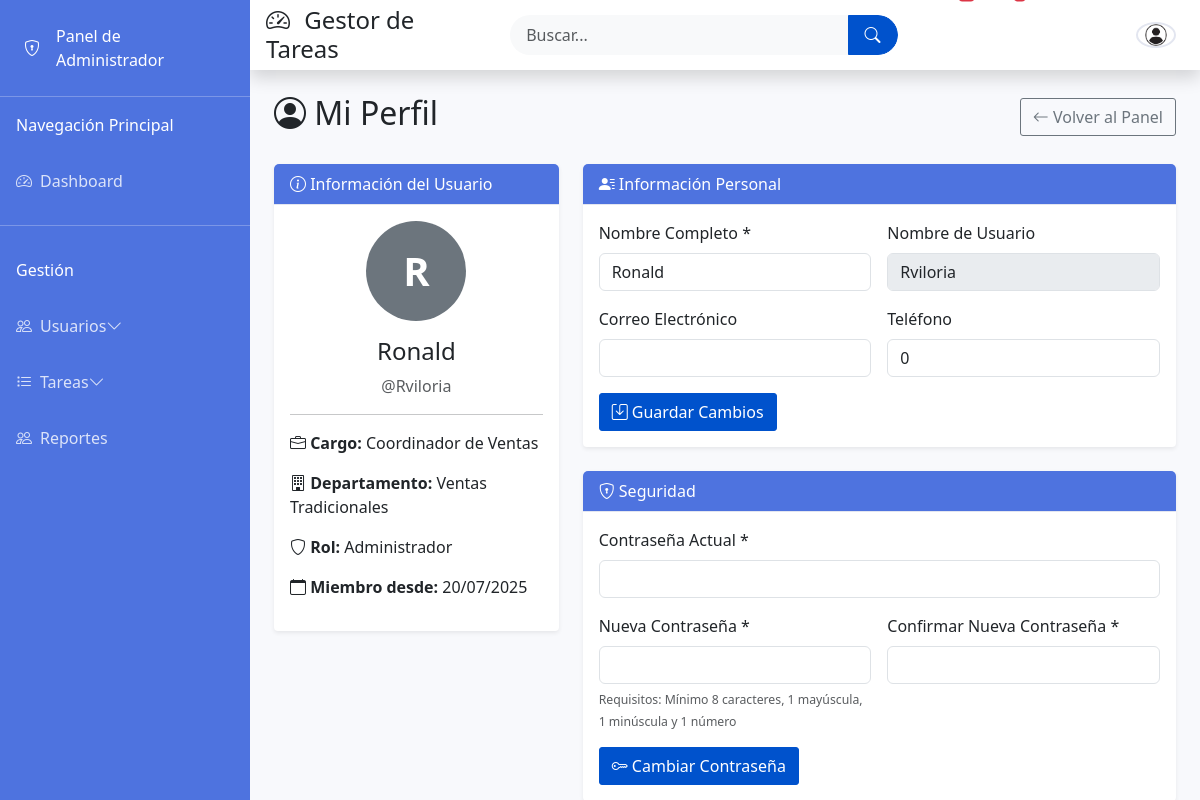
Page /perfil.php (signed in) on the earlier database version.
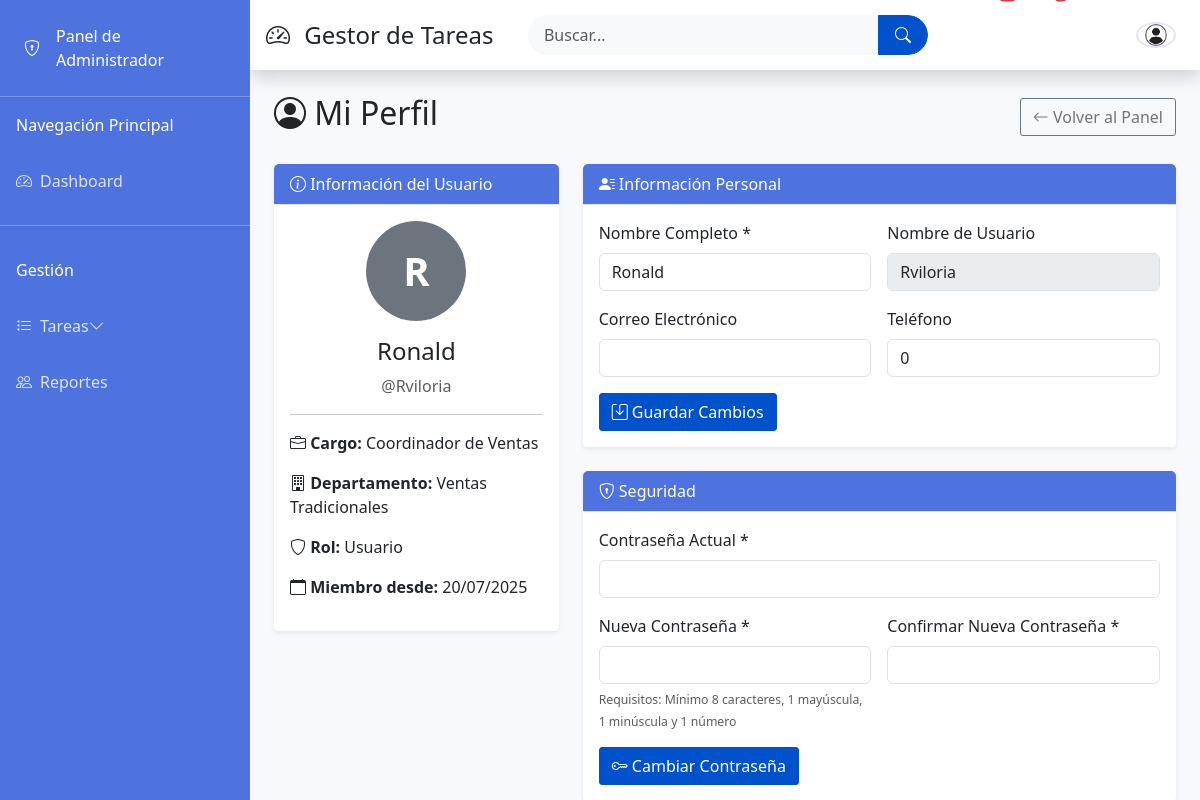
Same page on the later database version.
### tables this page shows
CREATE TABLE `usuarios` (
  `id_usuario` int(11) NOT NULL,
  `nombre` varchar(100) NOT NULL,
  `usuario` varchar(50) NOT NULL,
  `contraseña` varchar(255) NOT NULL,
  `email` varchar(255) NOT NULL,
  `telefono` int(11) NOT NULL,
  `id_departamento` int(11) DEFAULT NULL,
  `id_cargo` int(11) DEFAULT NULL,
  `id_rol` int(11) DEFAULT NULL,
  `fecha_registro` datetime DEFAULT CURRENT_TIMESTAMP
);

CREATE TABLE `roles` (
  `id_rol` int(11) NOT NULL,
  `nombre` varchar(50) NOT NULL
);

CREATE TABLE `cargos` (
  `id_cargo` int(11) NOT NULL,
  `id_departamento` int(11) NOT NULL,
  `nombre` varchar(100) NOT NULL
);

CREATE TABLE `departamentos` (
  `id_departamento` int(11) NOT NULL,
  `nombre` varchar(100) NOT NULL
);

### auth.php (called while the page is built, shortened)
<?php
function esAdmin() {
    return ($_SESSION['id_rol'] ?? 0) == 1;
}
?>

### perfil.php (the view, shortened to what the changed rows need)
<?php
require_once 'auth.php';
require_once 'config.php';
$query = $conexion->prepare("SELECT u.*, d.nombre as departamento, c.nombre as cargo, r.nombre as rol
                           FROM usuarios u
                           LEFT JOIN departamentos d ON u.id_departamento = d.id_departamento
                           LEFT JOIN cargos c ON u.id_cargo = c.id_cargo
                           LEFT JOIN roles r ON u.id_rol = r.id_rol
                           WHERE u.id_usuario = ?");
$query->bind_param("i", $_SESSION['id_usuario']);
$query->execute();
$resultado = $query->get_result();
$usuario = $resultado->fetch_assoc();
include 'header.php';
?>
<div class="container mt-4">
    <div class="d-flex justify-content-between align-items-center mb-4">
        <h2><i class="bi bi-person-circle"></i> Mi Perfil</h2>
    </div>
    <div class="row">
        <div class="col-md-4 mb-4">
            <div class="card shadow-sm">
                <div class="card-body text-center">
                    <div class="mb-3">
                        <div class="avatar bg-secondary text-white d-inline-flex align-items-center justify-content-center rounded-circle"
                             style="width: 100px; height: 100px; font-size: 2.5rem;">
                            <?= strtoupper(substr($usuario['nombre'], 0, 1)) ?>
                        </div>
                    </div>
                    <h4><?= htmlspecialchars($usuario['nombre']) ?></h4>
                    <p class="text-muted mb-1">@<?= htmlspecialchars($usuario['usuario']) ?></p>
                    <hr>
                    <div class="text-start">
                        <p><strong><i class="bi bi-briefcase"></i> Cargo:</strong> <?= htmlspecialchars($usuario['cargo'] ?? 'No especificado') ?></p>
                        <p><strong><i class="bi bi-building"></i> Departamento:</strong> <?= htmlspecialchars($usuario['departamento'] ?? 'No especificado') ?></p>
                        <p><strong><i class="bi bi-shield"></i> Rol:</strong> <?= htmlspecialchars($usuario['rol']) ?></p>
                        <p><strong><i class="bi bi-calendar"></i> Miembro desde:</strong> <?= date('d/m/Y', strtotime($usuario['fecha_registro'])) ?></p>
                    </div>
                </div>
            </div>
        </div>
        <div class="col-md-8">
            <div class="card mb-4 shadow-sm">
                <div class="card-body">
                    <form method="post">
                        <div class="row g-3">
                            <div class="col-md-6">
                                <label for="nombre" class="form-label">Nombre Completo *</label>
                                <input type="text" class="form-control" id="nombre" name="nombre"
                                       value="<?= htmlspecialchars($usuario['nombre']) ?>" required>
                            </div>
                            <div class="col-md-6">
                                <label for="usuario" class="form-label">Nombre de Usuario</label>
                                <input type="text" class="form-control" id="usuario"
                                       value="<?= htmlspecialchars($usuario['usuario']) ?>" disabled>
                            </div>
                            <div class="col-md-6">
                                <label for="telefono" class="form-label">Teléfono</label>
                                <input type="tel" class="form-control" id="telefono" name="telefono"
                                       value="<?= htmlspecialchars($usuario['telefono'] ?? '') ?>">
                            </div>
                        </div>
                    </form>
                </div>
            </div>
        </div>
    </div>
</div>
<?php include 'footer.php'; ?>

### sidebar.php (shortened to what the changed rows need)
<div class="sidebar bg-primary text-white">
    <div class="nav-items-container">
        <ul class="navbar-nav">
            <?php if (esAdmin()): ?>
            <li class="nav-item">
                <a class="nav-link collapsed" href="#" data-bs-toggle="collapse" data-bs-target="#collapseUsuarios" aria-expanded="false">
                    <i class="bi bi-people"></i>
                    <span>Usuarios</span>
                    <i class="bi bi-chevron-down float-end"></i>
                </a>
            </li>
            <?php endif; ?>
        </ul>
    </div>
</div>

Differences in the rows shown:
changed usuarios "Ronald": id_rol.nombre "Administrador" → "Usuario"
Other differences:
text no longer shown: "Usuarios"
